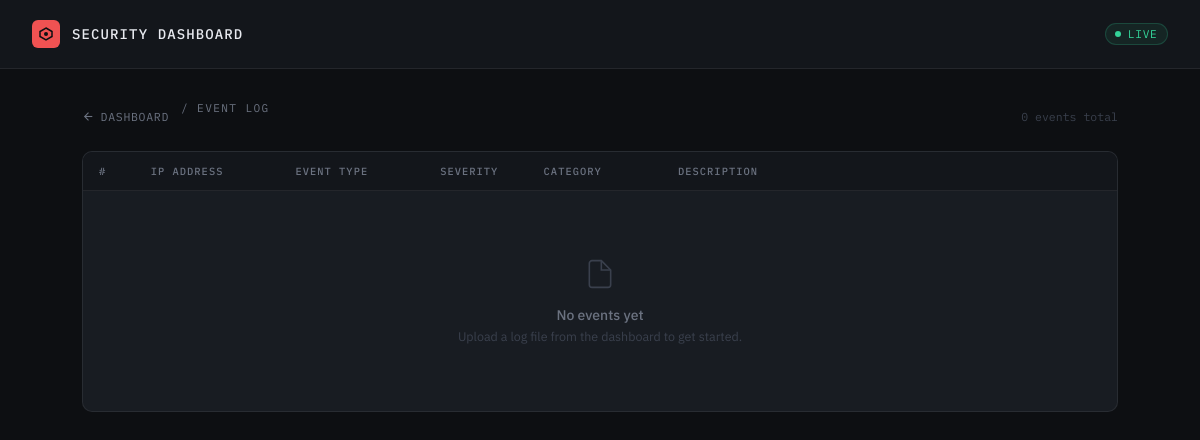
Before: /events with the older database file.
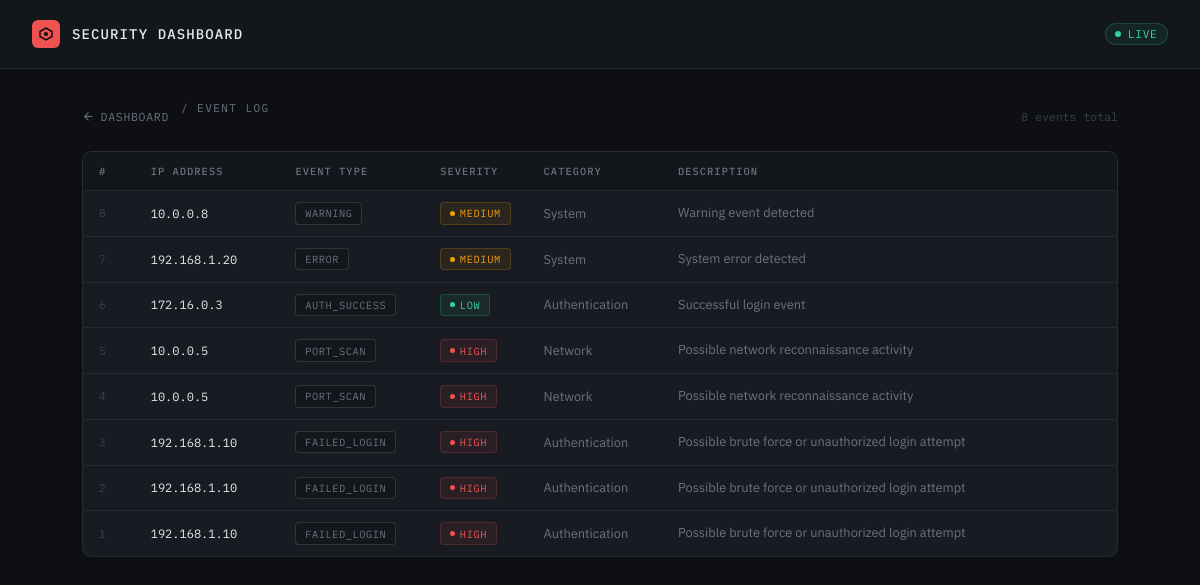
After: the same page with the newer database file.
### tables this page shows
CREATE TABLE events (
            id INTEGER PRIMARY KEY AUTOINCREMENT,
            ip_address TEXT,
            event_type TEXT,
            severity TEXT,
            category TEXT,
            description TEXT
        );

### app.py (the view)
@app.route("/events")
def events():
    try:
        page = max(1, int(request.args.get("page", 1)))
    except ValueError:
        page = 1
    offset = (page - 1) * EVENTS_PER_PAGE
    db = get_db()
    total = db.execute("SELECT COUNT(*) FROM events").fetchone()[0]
    event_rows = db.execute(
        "SELECT * FROM events ORDER BY id DESC LIMIT ? OFFSET ?",
        (EVENTS_PER_PAGE, offset),
    ).fetchall()
    total_pages = max(1, (total + EVENTS_PER_PAGE - 1) // EVENTS_PER_PAGE)
    uploaded = request.args.get("uploaded")
    return render_template(
        "events.html",
        event_rows=event_rows,
        page=page,
        total_pages=total_pages,
        total=total,
        uploaded=uploaded,
    )

### app.py (called while the page is built)
def get_db():
    if "db" not in g:
        g.db = sqlite3.connect(DB_NAME)
        g.db.row_factory = sqlite3.Row  # access columns by name
    return g.db

### templates/events.html (shortened to what this page needs)
<!DOCTYPE html>
<html lang="en">
<head>
    <link rel="stylesheet" href="/static/style.css">
</head>
<body>
<header>
    <div class="header-left">
        <div class="logo-mark" aria-hidden="true">
            <svg width="16" height="16" viewBox="0 0 16 16" fill="none">
                <path d="M8 2L14 5.5V10.5L8 14L2 10.5V5.5L8 2Z" stroke="#0d0f12" stroke-width="1.5" fill="none"/>
                <circle cx="8" cy="8" r="2" fill="#0d0f12"/>
            </svg>
        </div>
        <h1>Security Dashboard</h1>
    </div>
    <div class="status-pill">
        <span class="status-dot"></span>
        Live
    </div>
</header>
<main>
    <div class="top-bar">
        <div class="top-bar-left">
            <a href="/" class="back-link">
                <svg width="13" height="13" viewBox="0 0 24 24" fill="none" stroke="currentColor" stroke-width="2" aria-hidden="true"><line x1="19" y1="12" x2="5" y2="12"/><polyline points="12 19 5 12 12 5"/></svg>
                Dashboard
            </a>
            <span class="section-label">/ Event log</span>
        </div>
        <span class="event-count">{{ total }} event{{ 's' if total != 1 else '' }} total</span>
    </div>
    <div class="table-wrap">
        <table>
            <colgroup>
                <col class="col-id">
                <col class="col-ip">
                <col class="col-type">
                <col class="col-sev">
                <col class="col-cat">
                <col class="col-desc">
            </colgroup>
            <thead>
                <tr>
                    <th scope="col">#</th>
                    <th scope="col">IP address</th>
                    <th scope="col">Event type</th>
                    <th scope="col">Severity</th>
                    <th scope="col">Category</th>
                    <th scope="col">Description</th>
                </tr>
            </thead>
            <tbody>
                {% if event_rows %}
                    {% for row in event_rows %}
                    <tr>
                        <td class="col-id">{{ row['id'] }}</td>
                        <td class="col-ip">{{ row['ip_address'] }}</td>
                        <td>
                            <span class="type-badge">{{ row['event_type'] }}</span>
                        </td>
                        <td>
                            {% set sev = row['severity'] | lower %}
                            <span class="sev sev-{{ sev }}">
                                <span class="sev-dot"></span>
                                {{ row['severity'] }}
                            </span>
                        </td>
                        <td>{{ row['category'] }}</td>
                        <td class="col-desc">{{ row['description'] }}</td>
                    </tr>
                    {% endfor %}
                {% else %}
                    <tr>
                        <td colspan="6">
                            <div class="empty-state">
                                <div class="empty-icon">
                                    <svg width="32" height="32" viewBox="0 0 24 24" fill="none" stroke="currentColor" stroke-width="1.2" aria-hidden="true"><path d="M13 2H6a2 2 0 00-2 2v16a2 2 0 002 2h12a2 2 0 002-2V9z"/><polyline points="13 2 13 9 20 9"/></svg>
                                </div>
                                <div class="empty-title">No events yet</div>
                                <div class="empty-sub">Upload a log file from the dashboard to get started.</div>
                            </div>
                        </td>
                    </tr>
                {% endif %}
            </tbody>
        </table>
    </div>
</main>
</body>
</html>

Changed rows visible on the page:
added events: id "8", ip_address "10.0.0.8", event_type "WARNING", severity "MEDIUM", category "System", description "Warning event detected"
added events: id "7", ip_address "192.168.1.20", event_type "ERROR", severity "MEDIUM", category "System", description "System error detected"
added events: id "6", ip_address "172.16.0.3", event_type "AUTH_SUCCESS", severity "LOW", category "Authentication", description "Successful login event"
added events: id "5", ip_address "10.0.0.5", event_type "PORT_SCAN", severity "HIGH", category "Network", description "Possible network reconnaissance activity"
added events: id "4", ip_address "10.0.0.5", event_type "PORT_SCAN", severity "HIGH", category "Network", description "Possible network reconnaissance activity"
added events: id "3", ip_address "192.168.1.10", event_type "FAILED_LOGIN", severity "HIGH", category "Authentication", description "Possible brute force or unauthorized login attempt"
added events: id "2", ip_address "192.168.1.10", event_type "FAILED_LOGIN", severity "HIGH", category "Authentication", description "Possible brute force or unauthorized login attempt"
added events: id "1", ip_address "192.168.1.10", event_type "FAILED_LOGIN", severity "HIGH", category "Authentication", description "Possible brute force or unauthorized login attempt"
Other visible differences:
{{ total }}: "0" → "8"
text no longer shown: "No events yet Upload a log file from the dashboard to get started."
